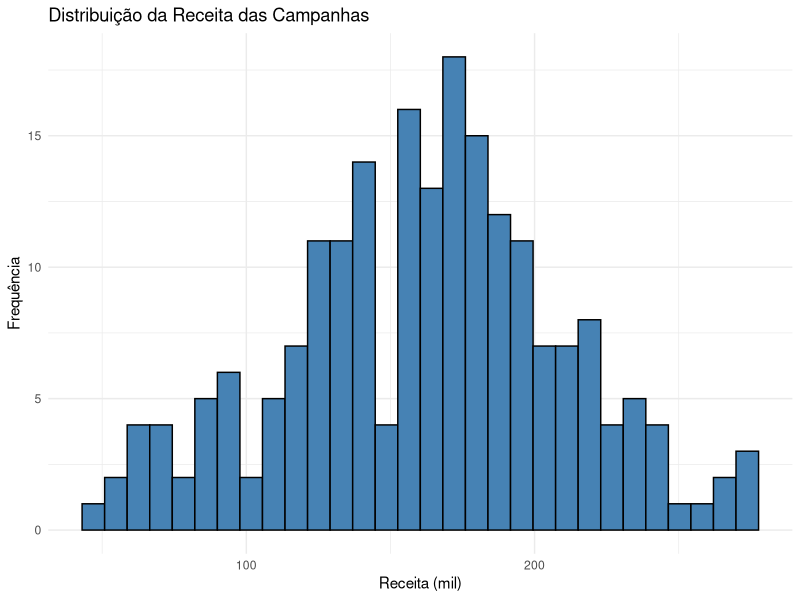
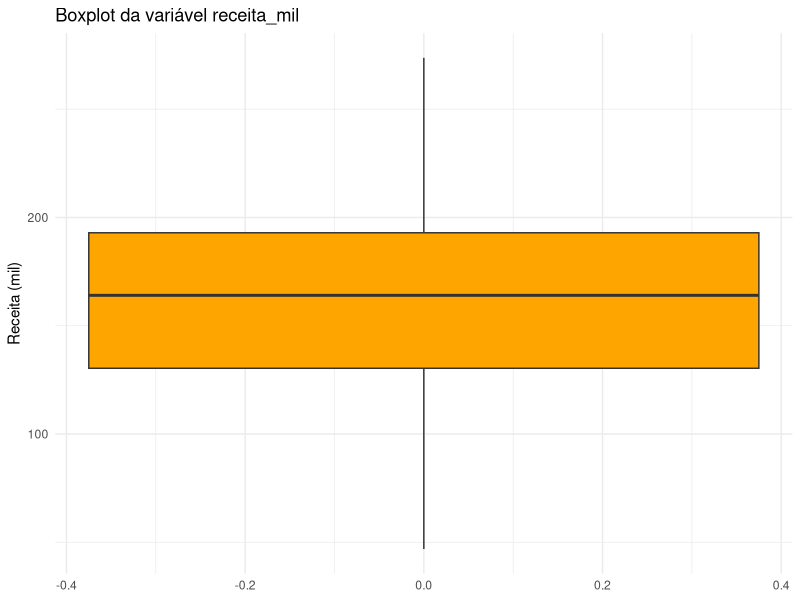
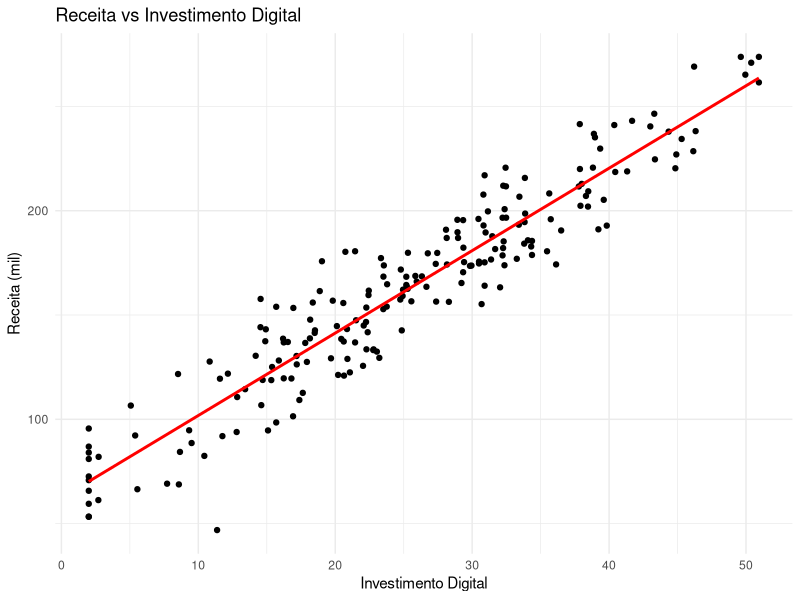
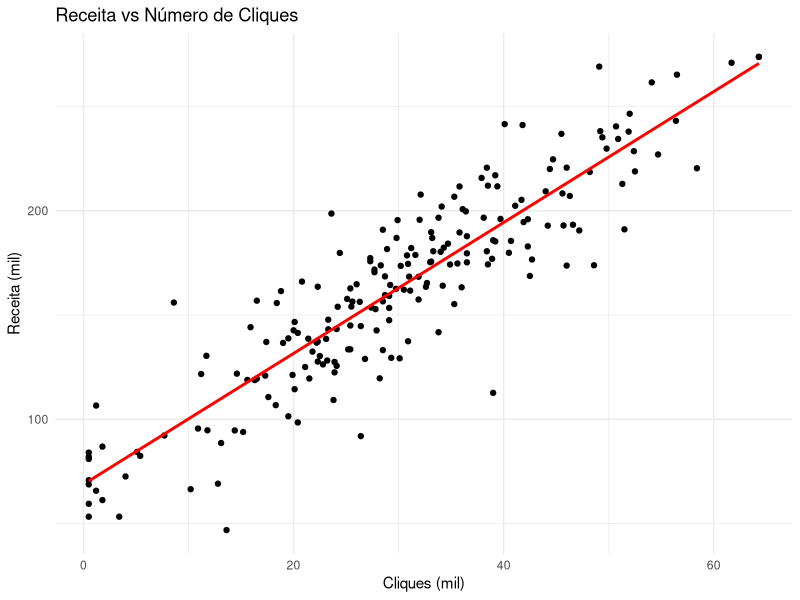

Source code (R) for these figures, in order:
## ---- chunk 1
#| message: false
#| warning: false

library(readxl)
library(ggplot2)
library(dplyr)

dados <- read_excel("03 - Marketing - Disponibilizar.xlsx")
## ---- chunk 2
head(dados)
## ---- chunk 3
colSums(is.na(dados))
## ---- chunk 4
summary(dados)
## ---- chunk 5
ggplot(dados, aes(x = receita_mil)) +
  geom_histogram(bins = 30, fill="steelblue", color="black") +
  labs(
    title = "Distribuição da Receita das Campanhas",
    x = "Receita (mil)",
    y = "Frequência"
  ) +
  theme_minimal()
## ---- chunk 6
ggplot(dados, aes(y = receita_mil)) +
  geom_boxplot(fill="orange") +
  labs(
    title = "Boxplot da variável receita_mil",
    y = "Receita (mil)"
  ) +
  theme_minimal()
## ---- chunk 7
ggplot(dados, aes(x = invest_digital, y = receita_mil)) +
  geom_point() +
  geom_smooth(method="lm", se=FALSE, color="red") +
  labs(
    title = "Receita vs Investimento Digital",
    x = "Investimento Digital",
    y = "Receita (mil)"
  ) +
  theme_minimal()
## ---- chunk 8
ggplot(dados, aes(x = num_cliques_mil, y = receita_mil)) +
  geom_point() +
  geom_smooth(method="lm", se=FALSE, color="red") +
  labs(
    title = "Receita vs Número de Cliques",
    x = "Cliques (mil)",
    y = "Receita (mil)"
  ) +
  theme_minimal()
